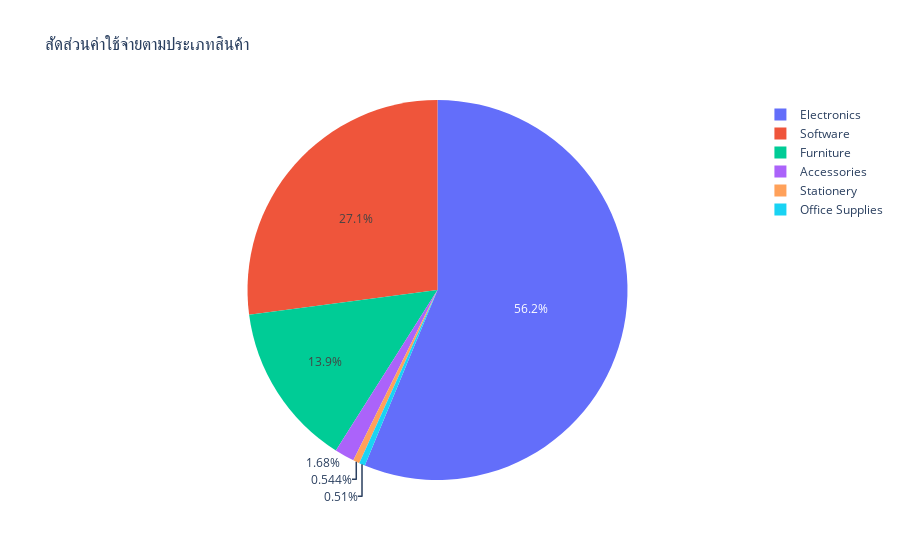

The notebook cell saved with this chart:
### Code cell
compare_category(df, "Category", "TotalCost")

### Figure 1 — Plotly figure (JSON) as saved in the notebook; plotly's stock layout.template omitted (floating-point values rounded to 4 significant figures)
{"data": [{"domain": {"x": [0, 1], "y": [0, 1]}, "hovertemplate": "Category=%{label}<br>TotalCost=%{value}<extra></extra>", "labels": ["Accessories", "Electronics", "Furniture", "Office Supplies", "Software", "Stationery"], "legendgroup": "", "name": "", "showlegend": true, "type": "pie", "values": [20860.0, 697800.0, 172800.0, 6328.0, 336000.0, 6753.0]}], "layout": {"legend": {"tracegroupgap": 0}, "title": {"text": "สัดส่วนค่าใช้จ่ายตามประเภทสินค้า"}}}
